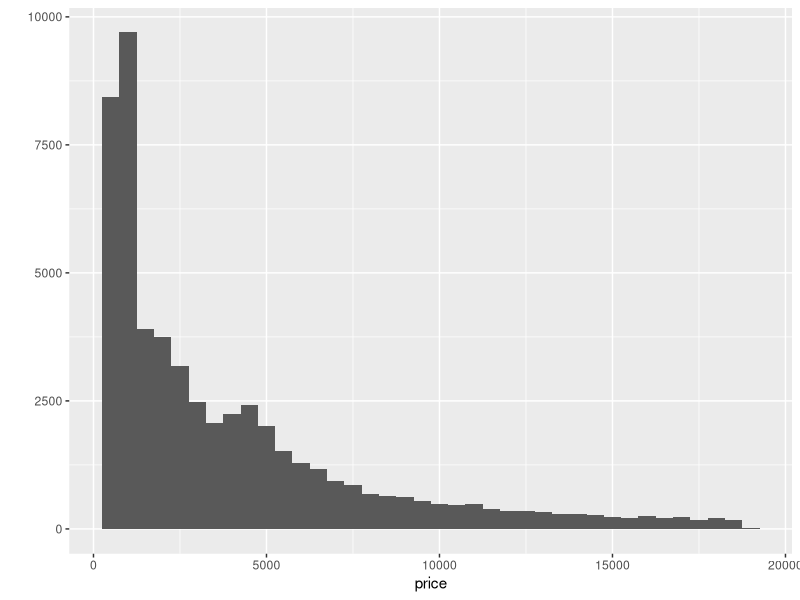
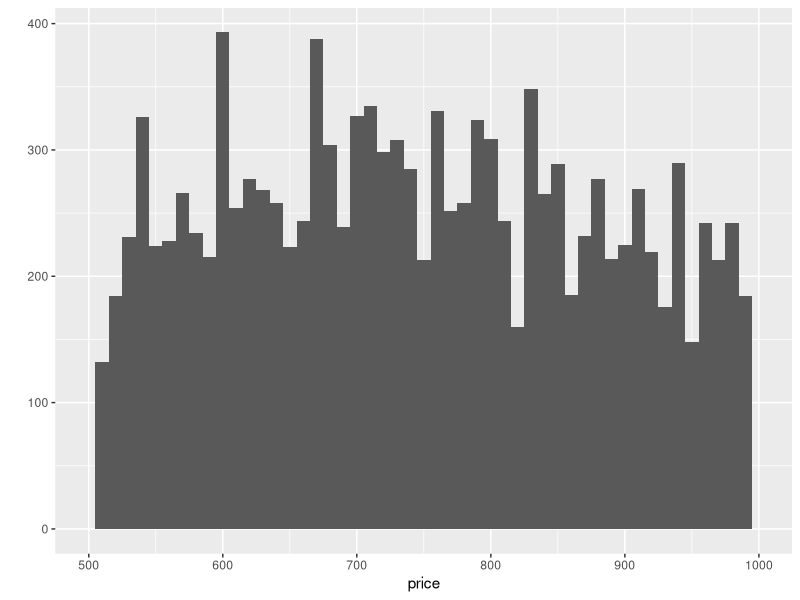
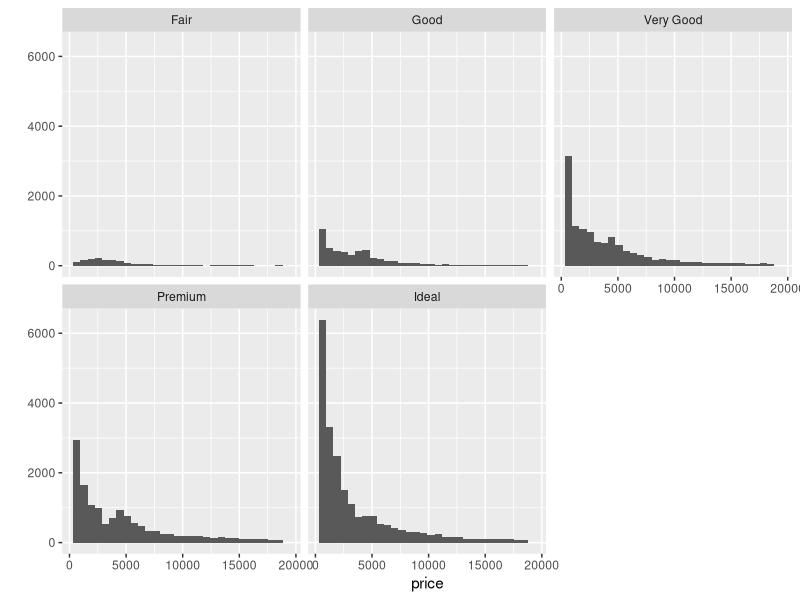
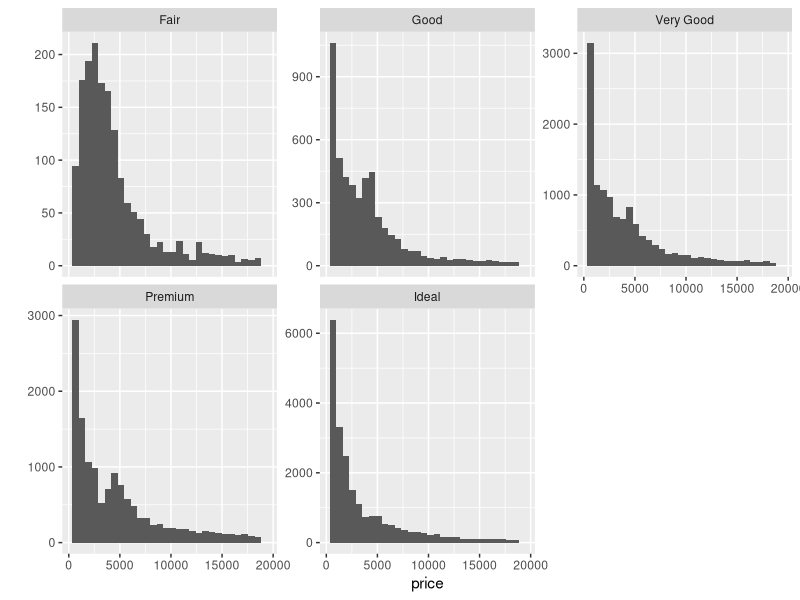
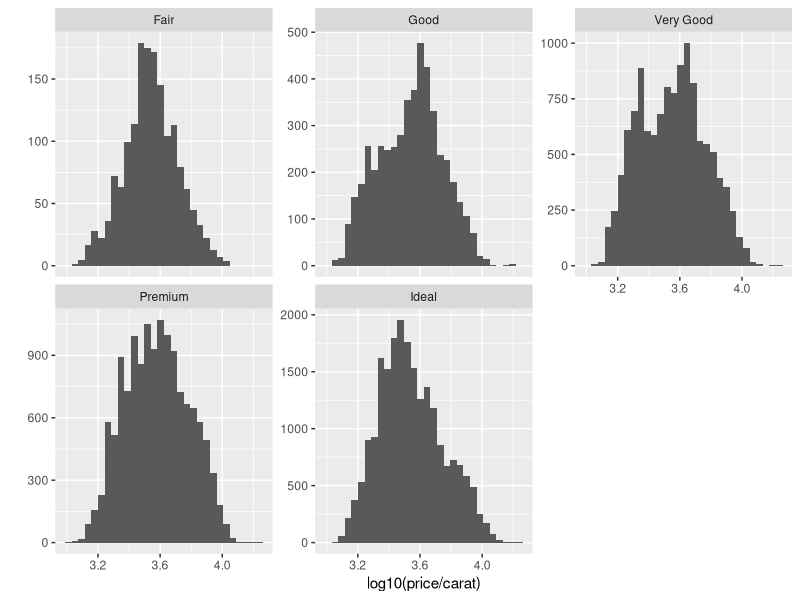
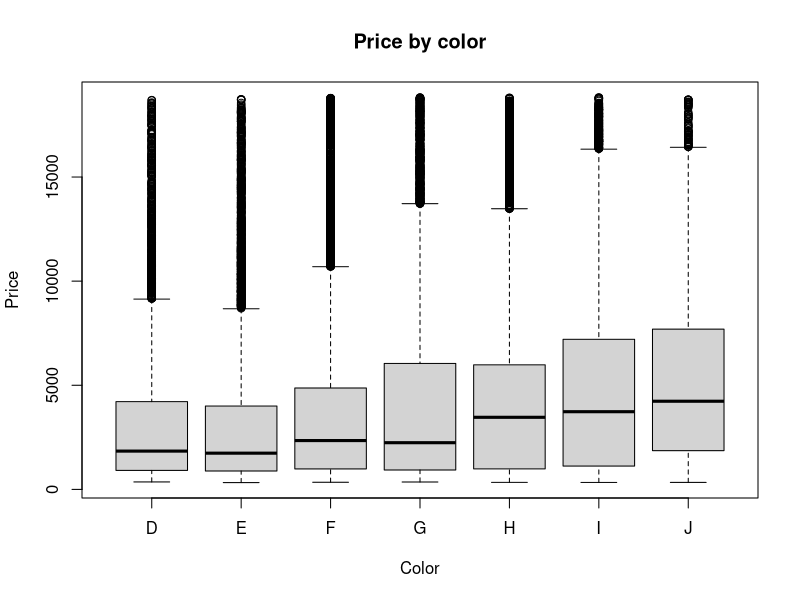
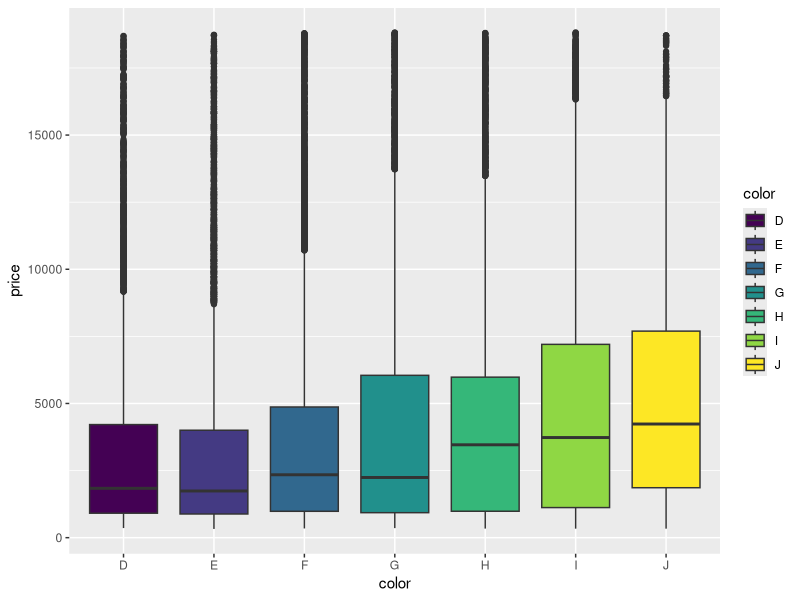
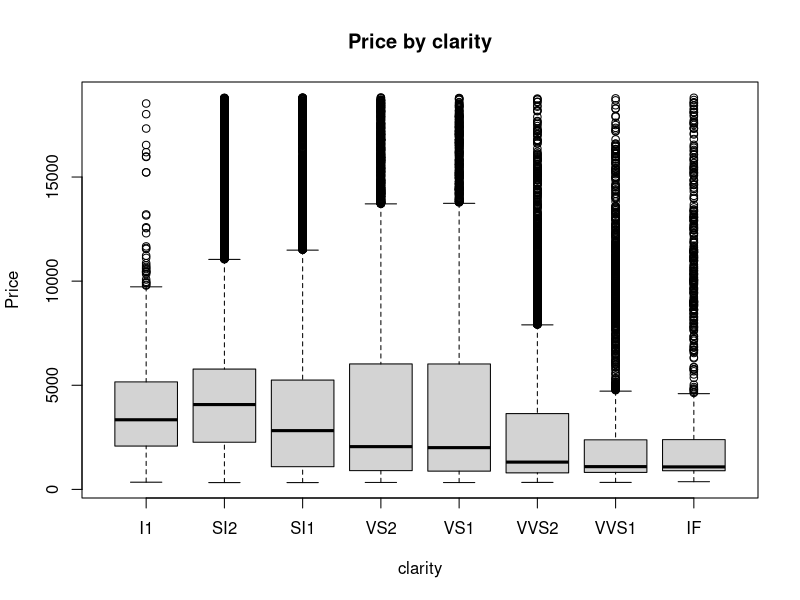

The R script that drew these images, in order:
## ---- chunk 1
setwd("D:/IIML/Crisp Analytics/Udacity/DAta analysis with R/")
library(ggplot2) #must load the ggplot package first 
data(diamonds) #loads the diamonds data set since it comes with the ggplot package 

## ---- chunk 2
nrow(diamonds)
## ---- chunk 3
ncol(diamonds)
## ---- chunk 4
str(diamonds) 
## ---- chunk 5
levels(diamonds$color)
# color: diamond colour, from J (worst) to D (best)
?diamonds 
## ---- chunk 6
qplot(x = price, data = diamonds, binwidth = 500)
## ---- chunk 7
summary(diamonds$price)
## ---- chunk 8
nrow(diamonds[diamonds$price < 500,])
## ---- chunk 9
nrow(diamonds[diamonds$price < 250,])
## ---- chunk 10
nrow(diamonds[diamonds$price >= 15000,])
## ---- chunk 11
qplot(x = price, data = diamonds, binwidth = 10) +
  scale_x_continuous(limits = c(500,1000))
## ---- chunk 12
qplot(x = price, data = diamonds) + facet_wrap(~cut)
## ---- chunk 13
by(diamonds$price, diamonds$cut, max)
## ---- chunk 14
by(diamonds$price, diamonds$cut, min)
## ---- chunk 15
by(diamonds$price, diamonds$cut, median)
## ---- chunk 16
qplot(x = price, data = diamonds) + facet_wrap(~cut, scales = "free_y")
ggsave("free_y_facetwrap_diamonds_by_Cut.png")
## ---- chunk 17
qplot(x = log10(price/carat), data = diamonds) + facet_wrap(~cut, scales = "free_y")
## ---- chunk 18
by(diamonds$price, diamonds$color, summary)
boxplot(price~color,data=diamonds, main="Price by color", xlab="Color", ylab="Price")
ggplot(diamonds, aes(x=color, y=price, fill=color)) + geom_boxplot()
ggsave("price_by_color.png")
## ---- chunk 19
by(diamonds$price, diamonds$clarity, summary)
boxplot(price~clarity,data=diamonds, main="Price by clarity", xlab="clarity", ylab="Price")
ggplot(diamonds, aes(x=clarity, y=price, fill=clarity)) + geom_boxplot()
ggsave("price_by_clarity.png")
## ---- chunk 20
by(diamonds$price, diamonds$color, IQR)
## ---- chunk 21
ggplot(diamonds, aes(x=color, y=price/carat, fill=color)) + geom_boxplot()
ggsave("price_per_carat_by_color.png")
## ---- chunk 22
qplot(carat, data = diamonds, geom = "freqpoly", binwidth=0.001)
ggsave("caratcount.png")
